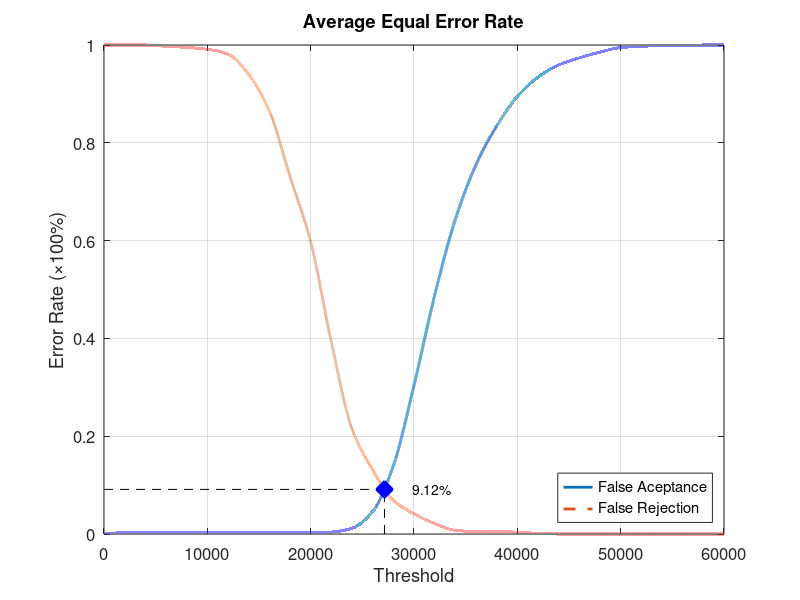
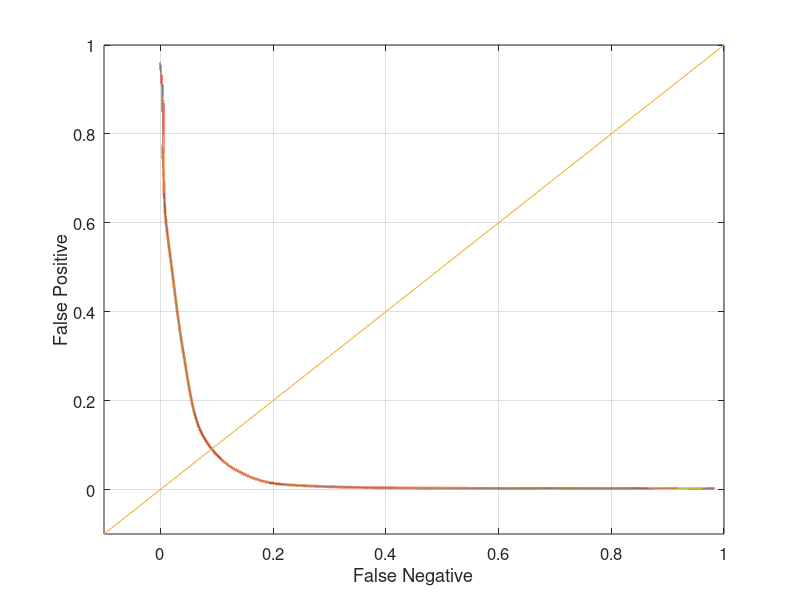

Write the MATLAB code that produced these figures, in order.
function yEER = Experiment4Average
close all;
clear;
clc;
x = 0:2000:60000;
xq = 0:0.5:60000;

y0 = [0 0.00263158 0.00263158 0.00263158 0.00263158 0.00263158 0.00263158 0.00263158 0.00263158 0.00263158 0.00263158 0.00394737 0.0118421 0.0460526 0.139474 0.303947 0.488158 0.643421 0.755263 0.834211 0.894737 0.934211 0.959211 0.973684 0.985526 0.994737 0.997368 0.998684 0.998684 1 1];
yy0 = interp1(x, y0, xq, 'pchip');
y1 = [1 1 1 0.9975 0.995 0.99125 0.98125 0.94 0.865 0.73125 0.5975 0.3925 0.215 0.13125 0.06875 0.04125 0.02125 0.0075 0.005 0.005 0.00375 0.00125 0 0 0 0 0 0 0 0 0];
yy1 = interp1(x, y1, xq, 'pchip');

% Calculating EER: 
y2 = abs(y0 - y1);
find(y2 == min(y2))
yy2 = abs(yy0 - yy1);
xEER = find(yy2 == min(yy2));
xEERIndex = xq(xEER) % X-axis EER
yEER = yy0(xEER) % Y-axis EER

main = figure
plot(xq, yy0,'-','LineWidth', 2);	hold on
plot(xq, yy1,'--','LineWidth', 2);	hold on
plot([xEERIndex xEERIndex], [0 yEER], 'k--');	hold on
plot([0 xEERIndex], [yEER yEER], 'k--');	hold on
plot(xEERIndex, yEER, 'bx', 'LineWidth', 10);	hold on
text(xEERIndex + 10 * xEERIndex / 100, yEER, [num2str(round((10000 * yEER)) / 100) '%'])
legend('False Aceptance', 'False Rejection', 'Location', 'SouthEast')
xlabel('Threshold')
ylabel('Error Rate (\times100%)')
title('Average Equal Error Rate')
set(gca, 'FontSize', 12)
axis([0 60000 0 1])
grid on

print(main, 'Experiment4AverageMain', '-dpng');
FNRxFPR = figure('Color', [1 1 1]);
plot(yy1, yy0, '-', yy1, yy0, 'LineWidth', 2);
hold on
y = -0.1:0.1:1
plot(y, y); 
set(gca, 'FontSize', 12)
xlabel('False Negative')
ylabel('False Positive')
axis([-0.1 1 -0.1 1])
set(gca, 'FontSize', 12)
grid on

print(FNRxFPR, 'Experiment4AverageFNRxFPR','-dpng');
end
